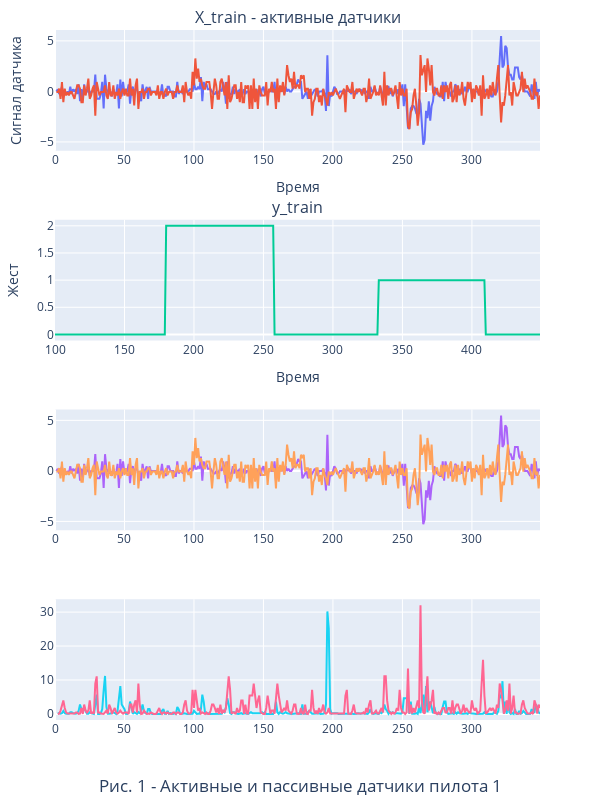

The code cell stored with this chart in its notebook:
### Code cell
fig = make_subplots(rows=4, cols=1, 
                    subplot_titles=('X_train - активные датчики', 'y_train'), vertical_spacing = 0.1,
)

for i in df_5.columns: 
    fig.add_trace(go.Scatter(x=df_5.index, y=df_5[i], name=str(df_5[i].name)), row=1, col=1)

df_2 = pd.DataFrame(data = y_train[Pilot_id], index = [s for s in range(y_train[Pilot_id].shape[0])]).iloc[timesteps[0]:timesteps[1],:]

for i in df_2.columns: 
    fig.add_trace(go.Scatter(x=df_2.index, y=df_2[i], name=str(df[i].name)), row=2, col=1)


df_6 = pd.DataFrame(df_5.diff(), index = range(df_1.index[0], df_1.index[-1]+1))

for i in df_6.columns: 
    fig.add_trace(go.Scatter(x=df_5.index, y=df_5[i], name=str(df_5[i].name)), row=3, col=1)

#  датасет квадрата производной
df_7 = pd.DataFrame(np.power(df_5.diff(),2), index = range(df_5.index[0], df_5.index[-1]+1))

for i in df_7.columns: 
    fig.add_trace(go.Scatter(x=df_7.index, y=df_7[i], name=str(df_7[i].name)), row=4, col=1)

fig.update_layout(title={'text':f'Рис. {plot_counter}'+' - Активные и пассивные датчики пилота ' + str(Pilot_id), 
'x':0.5, 'y':0.01}
)

fig.update_layout(width=600, height=800, legend_title_text ='Номер датчика',
                    xaxis_title_text  = 'Время',  yaxis_title_text = 'Сигнал датчика', #yaxis_range=[1500, 1700], 
                    xaxis2_title_text = 'Время', yaxis2_title_text = 'Жест', #yaxis2_range= [0 , 200],
                    margin=dict(l=40, r=60, t=30, b=80), 
                    showlegend=False # легенда загромождает картинку
)

fig.show()

### Figure 1 — Plotly figure (JSON) as saved in the notebook; plotly's stock layout.template omitted (floating-point values rounded to 4 significant figures; data arrays with more than 128 entries replaced by an {"elided": "..."} marker saying what was removed)
{"data": [{"name": "0", "type": "scatter", "x": {"elided": "350 int values"}, "xaxis": "x", "y": {"elided": "350 float values"}, "yaxis": "y"}, {"name": "1", "type": "scatter", "x": {"elided": "350 int values"}, "xaxis": "x", "y": {"elided": "350 float values"}, "yaxis": "y"}, {"name": "0", "type": "scatter", "x": {"elided": "350 int values"}, "xaxis": "x2", "y": {"elided": "350 int values"}, "yaxis": "y2"}, {"name": "0", "type": "scatter", "x": {"elided": "350 int values"}, "xaxis": "x3", "y": {"elided": "350 float values"}, "yaxis": "y3"}, {"name": "1", "type": "scatter", "x": {"elided": "350 int values"}, "xaxis": "x3", "y": {"elided": "350 float values"}, "yaxis": "y3"}, {"name": "0", "type": "scatter", "x": {"elided": "350 int values"}, "xaxis": "x4", "y": {"elided": "350 float values"}, "yaxis": "y4"}, {"name": "1", "type": "scatter", "x": {"elided": "350 int values"}, "xaxis": "x4", "y": {"elided": "350 float values"}, "yaxis": "y4"}], "layout": {"annotations": [{"font": {"size": 16}, "showarrow": false, "text": "X_train - активные датчики", "x": 0.5, "xanchor": "center", "xref": "paper", "y": 1, "yanchor": "bottom", "yref": "paper"}, {"font": {"size": 16}, "showarrow": false, "text": "y_train", "x": 0.5, "xanchor": "center", "xref": "paper", "y": 0.725, "yanchor": "bottom", "yref": "paper"}], "height": 800, "legend": {"title": {"text": "Номер датчика"}}, "margin": {"b": 80, "l": 40, "r": 60, "t": 30}, "showlegend": false, "title": {"text": "Рис. 1 - Активные и пассивные датчики пилота 1", "x": 0.5, "y": 0.01}, "width": 600, "xaxis": {"anchor": "y", "domain": [0, 1], "title": {"text": "Время"}}, "xaxis2": {"anchor": "y2", "domain": [0, 1], "title": {"text": "Время"}}, "xaxis3": {"anchor": "y3", "domain": [0, 1]}, "xaxis4": {"anchor": "y4", "domain": [0, 1]}, "yaxis": {"anchor": "x", "domain": [0.825, 1], "title": {"text": "Сигнал датчика"}}, "yaxis2": {"anchor": "x2", "domain": [0.55, 0.725], "title": {"text": "Жест"}}, "yaxis3": {"anchor": "x3", "domain": [0.275, 0.45]}, "yaxis4": {"anchor": "x4", "domain": [0, 0.175]}}}
